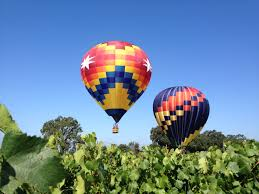
#> input picture Image Cartoonifier/Test examples/test_image7.jpg, 259 x 194 px, found by its file name
$ jupyter execute Image_Cartoonifier.ipynb
#> lines starting #> are read from the running program, lines starting #| are printed output that depends on the picture; after the words box and inside, x2 and y2 are one past the last pixel; in counts of white or black regions, pixels touching at a corner belong together
[cell 1]
import cv2
from matplotlib import pyplot as plt
import numpy as np

[cell 2]
import os
from google.colab import drive
drive.mount("/content/drive", force_remount=True)
main_dir="drive/My Drive/Vision/Image Cartoonifier"
os.chdir(main_dir)

# **Read Image**

[cell 3]
originalImage = cv2.imread('test_image7.jpg')
#> originalImage is the input picture: shape (194, 259, 3); mean B, G, R 155.8, 133.2, 106.2
originalImage = cv2.cvtColor(originalImage, cv2.COLOR_BGR2RGB)
height, width, depth=originalImage.shape
#> height = 194; width = 259; depth = 3
plt.imshow(originalImage)
plt.show()

# Convert the Image to gray **scale**

[cell 4]
blackwhiteImage=cv2.cvtColor(originalImage, cv2.COLOR_RGB2GRAY)
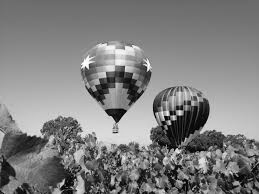
#> blackwhiteImage: shape (194, 259); min 0, max 254, mean 127.8
plt.imshow(blackwhiteImage, cmap='gray', vmin=0, vmax=255)
plt.show()
print(blackwhiteImage.shape)
#| (194, 259)

# Apply Median **filter**

[cell 5]
bluredImage=cv2.medianBlur(blackwhiteImage,7)
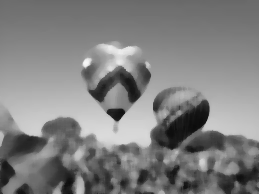
#> bluredImage: shape (194, 259); min 12, max 248, mean 127.9
plt.imshow(bluredImage, cmap='gray', vmin=0, vmax=255)
plt.show()

# Apply Laplacian filter and threshold

[cell 6]
LaplacianImage=cv2.Laplacian(bluredImage,5,ksize=5);
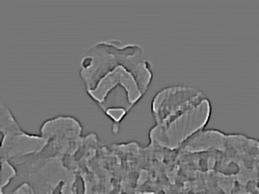
#> LaplacianImage: shape (194, 259) float32; min -2890, max 3332, mean 0; drawn with min black and max white
plt.imshow(LaplacianImage, cmap='Greys', vmin=0, vmax=255)
plt.show()
ret,ThresholdImage = cv2.threshold(LaplacianImage,125,255,cv2.THRESH_BINARY)
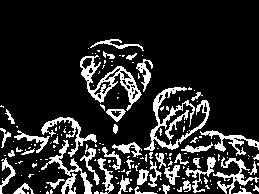
#> ThresholdImage: shape (194, 259) float32; 15.9% white; 176 white regions (130 under 20 px), largest, box (x1, y1, x2, y2) and area: (144, 87, 210, 151) 931, (80, 55, 142, 111) 909, (41, 117, 97, 157) 454
plt.imshow(ThresholdImage, cmap='Greys', vmin=0, vmax=255)
plt.show()

# Apply Bilateral filter

[cell 7]
bilateralImage=cv2.bilateralFilter(originalImage,9, 7,9)
plt.imshow(bilateralImage, cmap='gray', vmin=0, vmax=255)
plt.show()

# Overlay the edge mask onto the bilateral filter Image

[cell 8]
reshapedbilateralImage= bilateralImage.reshape(height*width,3)
reshapedThresholdImage= ThresholdImage.reshape(height*width,1)

[cell 9]
for i in range(reshapedThresholdImage.size):
  if reshapedThresholdImage[i] == 255:
    reshapedbilateralImage[i][0]=0
    reshapedbilateralImage[i][1]=0
    reshapedbilateralImage[i][2]=0

[cell 10]
bilateralImage= bilateralImage.reshape(height, width,3)
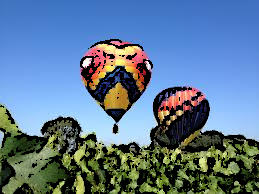
#> bilateralImage: shape (194, 259, 3); mean R, G, B 93.3, 120.2, 146.1

$ run again, with Image Cartoonifier/Test examples/test_image8.jpg copied over Image Cartoonifier/Test examples/test_image7.jpg
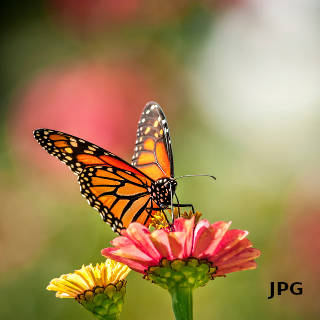
#> input picture Image Cartoonifier/Test examples/test_image8.jpg, 320 x 320 px, found by its file name
#> originalImage is the input picture: shape (320, 320, 3); mean B, G, R 85.4, 131.5, 160.1
#| (320, 320)
#> `ret,ThresholdImage = cv2.threshold(LaplacianImage,125,255,cv2.THRESH_B..`:
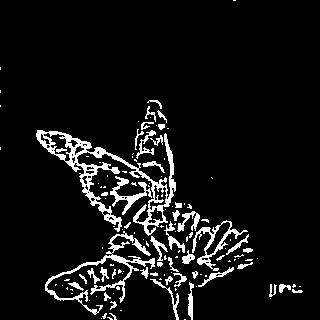
#> ThresholdImage: shape (320, 320) float32; 7.6% white; 131 white regions (85 under 20 px), largest, box (x1, y1, x2, y2) and area: (36, 130, 176, 236) 2623, (45, 231, 155, 315) 1209, (192, 220, 248, 271) 565
#> `bilateralImage= bilateralImage.reshape(height, width,3)`:
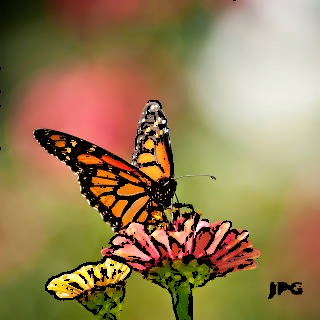
#> bilateralImage: shape (320, 320, 3); mean R, G, B 150.1, 125.8, 82.3
